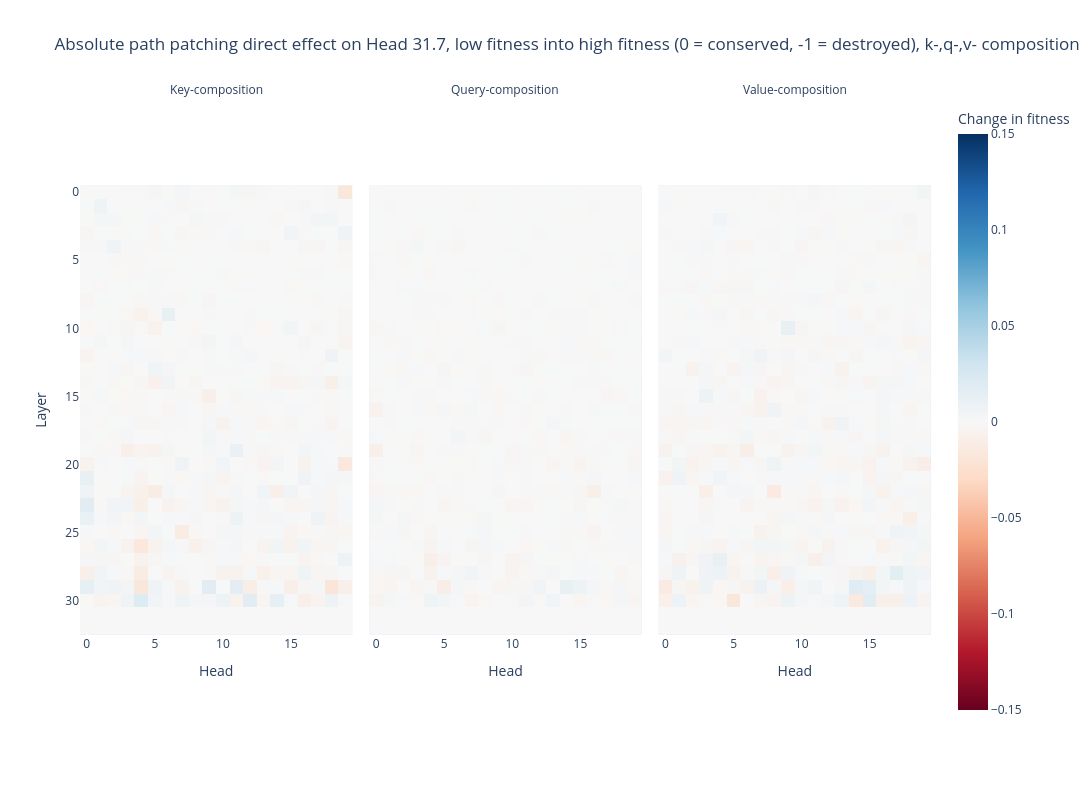

The code cell stored with this chart in its notebook:
### Markdown cell above
#### Fig 22.6 -- Absolute path patching (HIGH into LOW) from attn. to 31.7

### Code cell
imshow(
    abs_path_patch_317_tensor,
    labels={"x": "Head", "y": "Layer", "color": "Change in fitness"},
    title="Absolute path patching direct effect on Head 31.7, low fitness into high fitness (0 = conserved, -1 = destroyed), k-,q-,v- composition",
    facet_labels=["Key-composition", "Query-composition", "Value-composition"],
    width=1400,
    height=800,
    facet_col=0,
    range_color=(-0.15,0.15)
)

### Figure 1 — Plotly figure (JSON) as saved in the notebook; plotly's stock layout.template omitted (floating-point values rounded to 4 significant figures; data arrays with more than 128 entries replaced by an {"elided": "..."} marker saying what was removed)
{"data": [{"coloraxis": "coloraxis", "hovertemplate": "Head: %{x}<br>Layer: %{y}<br>Change in fitness: %{z}<extra></extra>", "name": "0", "type": "heatmap", "xaxis": "x", "yaxis": "y", "z": {"elided": "33x20 float values"}}, {"coloraxis": "coloraxis", "hovertemplate": "Head: %{x}<br>Layer: %{y}<br>Change in fitness: %{z}<extra></extra>", "name": "1", "type": "heatmap", "xaxis": "x2", "yaxis": "y2", "z": {"elided": "33x20 float values"}}, {"coloraxis": "coloraxis", "hovertemplate": "Head: %{x}<br>Layer: %{y}<br>Change in fitness: %{z}<extra></extra>", "name": "2", "type": "heatmap", "xaxis": "x3", "yaxis": "y3", "z": {"elided": "33x20 float values"}}], "layout": {"annotations": [{"font": {}, "showarrow": false, "text": "Key-composition", "x": 0.16, "xanchor": "center", "xref": "paper", "y": 1, "yanchor": "bottom", "yref": "paper"}, {"font": {}, "showarrow": false, "text": "Query-composition", "x": 0.5, "xanchor": "center", "xref": "paper", "y": 1, "yanchor": "bottom", "yref": "paper"}, {"font": {}, "showarrow": false, "text": "Value-composition", "x": 0.84, "xanchor": "center", "xref": "paper", "y": 1, "yanchor": "bottom", "yref": "paper"}], "coloraxis": {"cmax": 0.15, "cmid": 0, "cmin": -0.15, "colorbar": {"title": {"text": "Change in fitness"}}, "colorscale": [[0, "rgb(103,0,31)"], [0.1, "rgb(178,24,43)"], [0.2, "rgb(214,96,77)"], [0.3, "rgb(244,165,130)"], [0.4, "rgb(253,219,199)"], [0.5, "rgb(247,247,247)"], [0.6, "rgb(209,229,240)"], [0.7, "rgb(146,197,222)"], [0.8, "rgb(67,147,195)"], [0.9, "rgb(33,102,172)"], [1, "rgb(5,48,97)"]]}, "height": 800, "title": {"text": "Absolute path patching direct effect on Head 31.7, low fitness into high fitness (0 = conserved, -1 = destroyed), k-,q-,v- composition"}, "width": 1400, "xaxis": {"anchor": "y", "constrain": "domain", "domain": [0, 0.32], "scaleanchor": "y", "title": {"text": "Head"}}, "xaxis2": {"anchor": "y2", "domain": [0.34, 0.66], "matches": "x", "title": {"text": "Head"}}, "xaxis3": {"anchor": "y3", "domain": [0.68, 1.0], "matches": "x", "title": {"text": "Head"}}, "yaxis": {"anchor": "x", "autorange": "reversed", "constrain": "domain", "domain": [0, 1], "title": {"text": "Layer"}}, "yaxis2": {"anchor": "x2", "domain": [0, 1], "matches": "y", "showticklabels": false}, "yaxis3": {"anchor": "x3", "domain": [0, 1], "matches": "y", "showticklabels": false}}}
